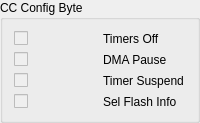
            <widget class="QGroupBox" name="groupBox_2">
             <property name="title">
              <string>CC Config Byte</string>
             </property>
             <layout class="QGridLayout" name="gridLayout_7">
              <item row="0" column="0">
               <layout class="QGridLayout" name="gridLayout_5">
                <item row="2" column="1">
                 <widget class="QLabel" name="fileName_17">
                  <property name="text">
                   <string>Timer Suspend</string>
                  </property>
                 </widget>
                </item>
                <item row="0" column="1">
                 <widget class="QLabel" name="fileName_15">
                  <property name="text">
                   <string>Timers Off</string>
                  </property>
                 </widget>
                </item>
                <item row="1" column="0">
                 <widget class="QCheckBox" name="dmaPause">
                  <property name="enabled">
                   <bool>false</bool>
                  </property>
                 </widget>
                </item>
                <item row="3" column="1">
                 <widget class="QLabel" name="fileName_18">
                  <property name="text">
                   <string>Sel Flash Info</string>
                  </property>
                 </widget>
                </item>
                <item row="0" column="0">
                 <widget class="QCheckBox" name="timersOff">
                  <property name="enabled">
                   <bool>false</bool>
                  </property>
                 </widget>
                </item>
                <item row="2" column="0">
                 <widget class="QCheckBox" name="timerSuspend">
                  <property name="enabled">
                   <bool>false</bool>
                  </property>
                 </widget>
                </item>
                <item row="3" column="0">
                 <widget class="QCheckBox" name="selFlashInfo">
                  <property name="enabled">
                   <bool>false</bool>
                  </property>
                 </widget>
                </item>
                <item row="1" column="1">
                 <widget class="QLabel" name="fileName_16">
                  <property name="text">
                   <string>DMA Pause</string>
                  </property>
                 </widget>
                </item>
               </layout>
              </item>
             </layout>
            </widget>
